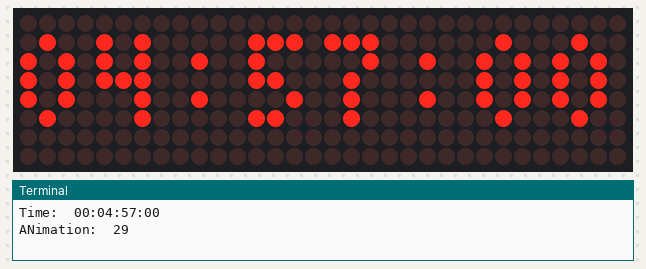
Simulated run of this program. Board: Raspberry Pi (BCM pin numbers). Shown: 32×8 LED matrix, the last lines printed to the terminal. The clock reads 2024-03-15 10:24:30 at power-on unless the program sets it.

Above: at 1.1 s.
At 4.1 s:
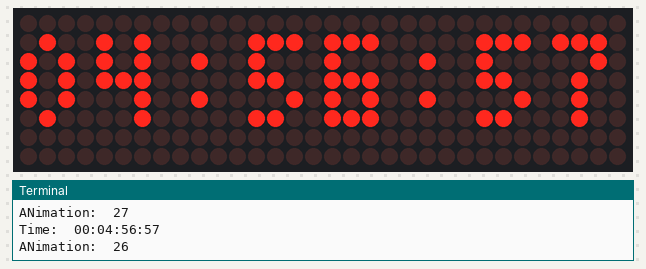
At 7.1 s:
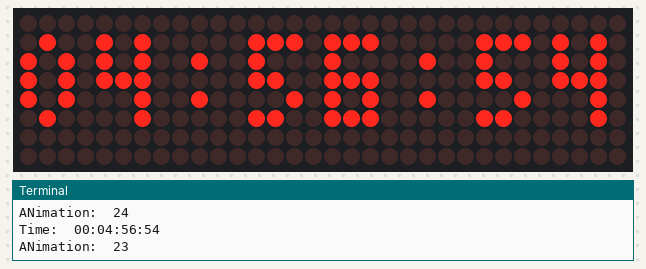
At 13.1 s:
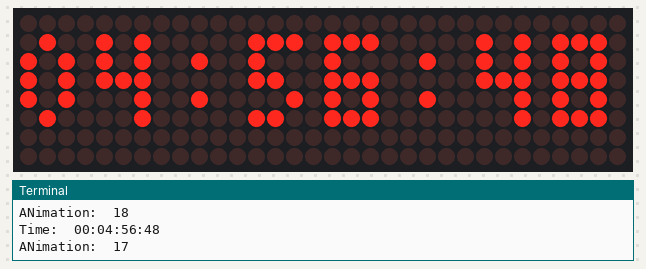
At 25.1 s:
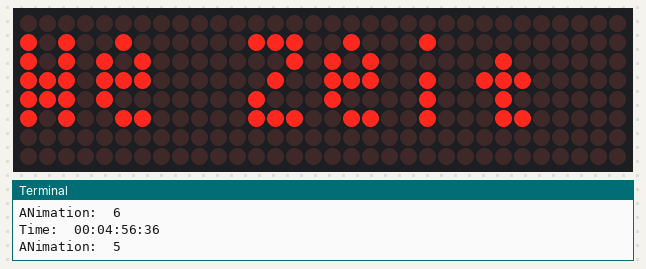
At 38.1 s:
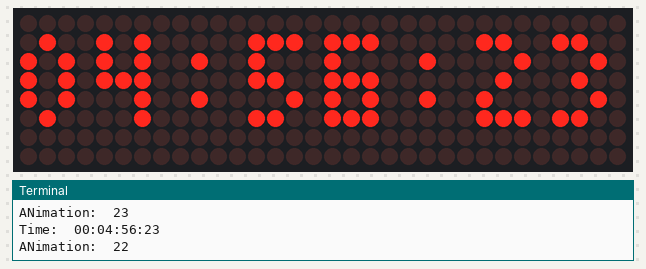

Measured:
- what the display in image 0 shows lasts 1.0 s, from 1.0 s to 2.0 s
- what the display in image 4 shows lasts 6.0 s, from 25.1 s to 31.1 s

The program:

start.py
```python
global animation

from luma.led_matrix.device import max7219
from luma.core.interface.serial import spi, noop
from luma.core.render import canvas
from luma.core.legacy import text, show_message
from luma.core.legacy.font import proportional, CP437_FONT, TINY_FONT

#from luma.led_matrix.device import max7219
#from luma.core.interface.serial import spi, noop
#from luma.core.render import canvas
#from luma.core.virtual import viewport
#from luma.core.legacy import text, show_message
#from luma.core.legacy.font import proportional, CP437_FONT, TINY_FONT, SINCLAIR_FONT, LCD_FONT

import random
import time
import datetime

serial = spi(port=0, device=0, gpio=noop())
device = max7219(serial, cascaded=4, block_orientation=90, blocks_arranged_in_reversed_order=False)
device.contrast(16)


now = datetime.datetime.now()


#print("Zu Welchem Zeitpunkt geht der countdown?")
#houres_in = int(input("Stunden: "))
#minutes_in = int(input("Minute: "))
#print("Countdown zur Uhrzeit: ", houres_in, ":", minutes_in)
#print("Derzeitige Zeit: ", now.hour, now.minute)

#future_date = datetime.datetime(2022,3,4,houres_in,minutes_in)
#paste_date = datetime.datetime.now
#diffrence = (future_date - paste_date)
#total_seconds = diffrence.total_seconds()
#print(total_seconds)seconds_until_complete

def draw(timer, over, animation):
    with canvas(device) as draw:
        print("Time: ", timer)
        print("ANimation: ", animation)
        if over == True:
            show_message(device, "placeholder", fill="white", font=CP437_FONT)
            text(draw, (0,0), "Timer is over", fill="white", font=CP437_FONT)
            time.sleep(120)
        else:
            if animation <= 5:
                text(draw, (0,0), "We Zeit einfügen", fill="white", font=TINY_FONT)

            else:
                text(draw, (-12,0), timer, fill="white", font=TINY_FONT)
                animation = animation - 1
                return animation


def countdown(t,animation):

    """
    Countdown Timer
    """
    while t > -1:

        # Divmod takes only two arguments so
        # you'll need to do this for each time
        # unit you need to add
        animation = animation -1
        mins, secs = divmod(t, 60)
        hours, mins = divmod(mins, 60)
        days, hours = divmod(hours, 24)
        timer = '{:02d}:{:02d}:{:02d}:{:02d}'.format(days, hours, mins, secs)
        time.sleep(1)
        t -= 1
        over = False
        if t <= 0:
            over = True
        draw(timer, over, animation)
        if animation <= 0:
            animation = 30


t = 17820
animation = 30

countdown(int(t), animation)
```
